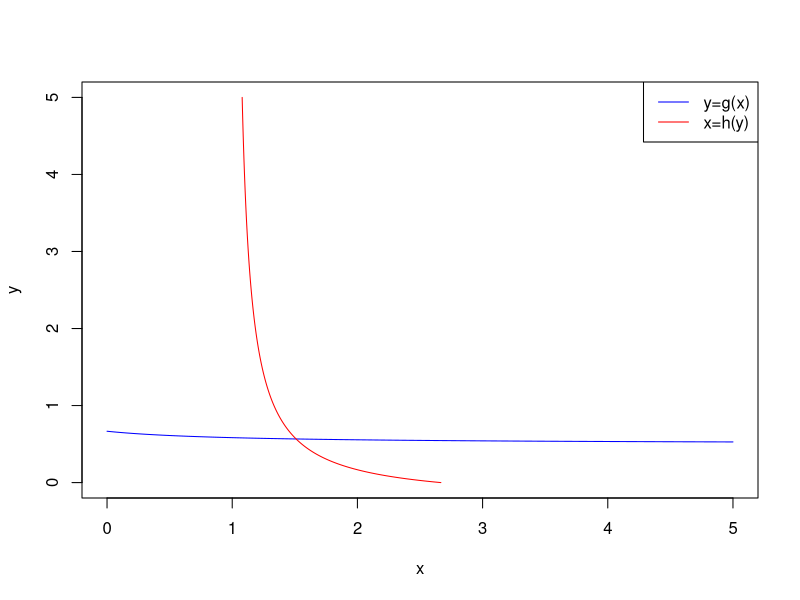

The R script that drew this image:
### calculations for homework 8

# Problem 5 plot y=g(x) versus x and y versus x=h(y) on the same graph
g <- function(x) {
  return((3*x + 4)/(6*(x + 1)))
}
h <- function(y) {
  return((8 + 12*y)/(3*(1 + 4*y)))
}

x <- seq(0, 5, by=0.01)
y <- seq(0, 5, by=0.01)

plot(x, g(x), type='l', col='blue', ylim=c(0,5), ylab='y', xlab='x')
lines(h(y), y, col='red')
legend("topright", legend=c("y=g(x)", "x=h(y)"), col=c("blue", "red"), lty=1)